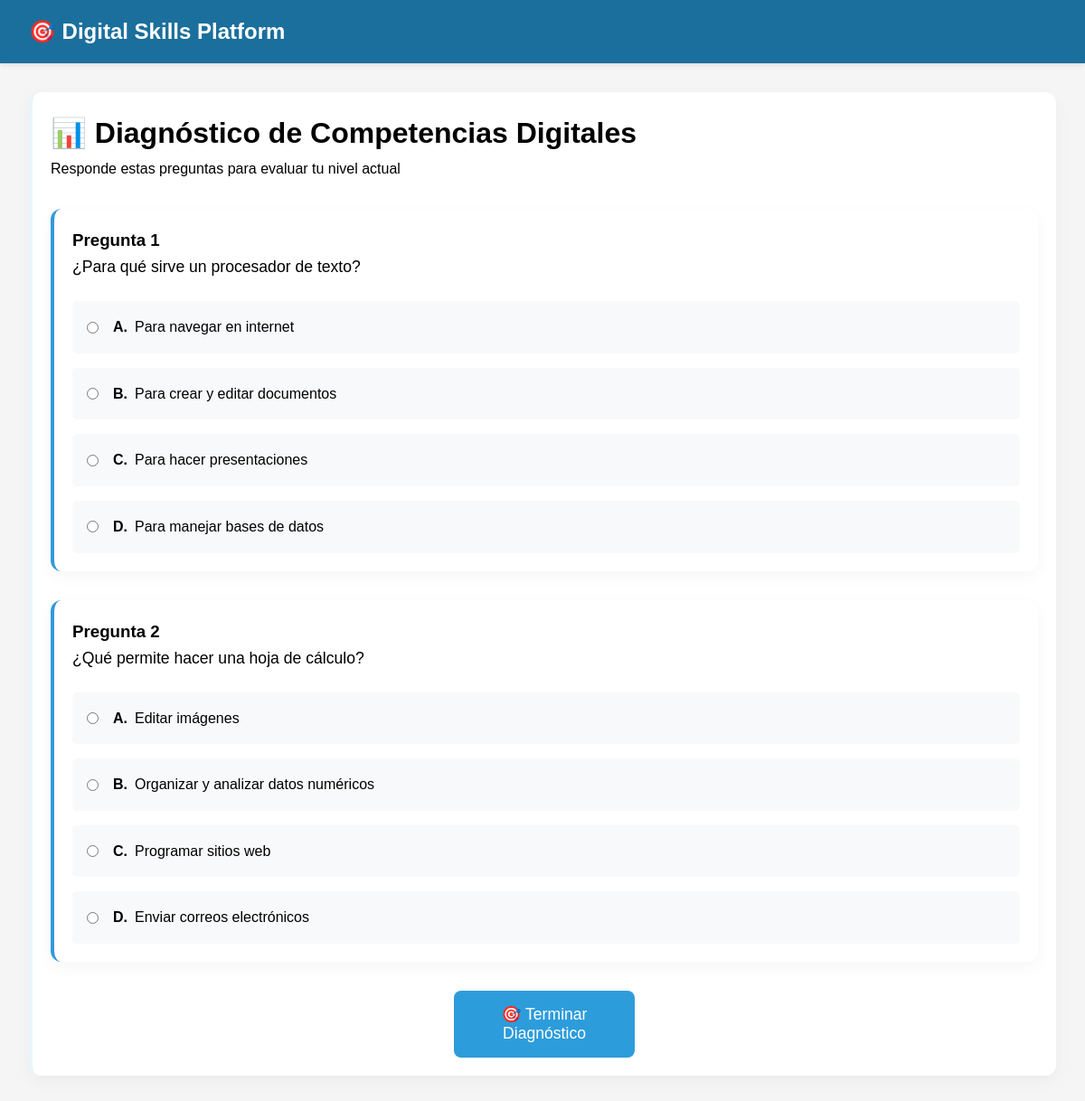
/evaluacion/?modulo=1 (signed in), run on the app's committed database.
### evaluacion_diagnostico/models.py (models this page shows, shortened)
class PreguntaDiagnostico(models.Model):
    modulo = models.ForeignKey(Modulo, on_delete=models.CASCADE)
    texto = models.TextField()
    opciones = models.JSONField()  # {"A": "Opción 1", "B": "Opción 2", ...}
    respuesta_correcta = models.CharField(max_length=1)  # A, B, C, etc.

### evaluacion_diagnostico/views.py (the view)
# urls.py: path('', views.diagnostico, name='diagnostico'),
@login_required
def diagnostico(request):
    modulo_id = request.GET.get('modulo')
    modulo = None
    if modulo_id:
        from modulos_aprendizaje.models import Modulo
        try:
            modulo = Modulo.objects.get(id=modulo_id)
        except Modulo.DoesNotExist:
            modulo = None
    if not modulo:
        messages.warning(request, 'Por favor selecciona un módulo para realizar la evaluación.')
        return redirect('lista_modulos')
    if request.method == 'POST':
        print("🔍 INICIANDO PROCESAMIENTO POST...")
        print(f"📨 Datos POST recibidos: {list(request.POST.keys())}")
        puntajes = {}
        modulo_evaluado = None
        for key, value in request.POST.items():
            if key.startswith('pregunta_'):
                pregunta_id = key.split('_')[1]
                print(f"🔍 Procesando pregunta ID: {pregunta_id}, respuesta: {value}")
                pregunta = PreguntaDiagnostico.objects.get(id=pregunta_id)
                modulo = pregunta.modulo
                modulo_evaluado = modulo
                print(f"   Módulo: {modulo.nombre} (ID: {modulo.id})")
                print(f"   Respuesta correcta: {pregunta.respuesta_correcta}")
                if modulo.id not in puntajes:
                    puntajes[modulo.id] = {'correctas': 0, 'total': 0}
                    print(f"   Nuevo módulo en puntajes: {modulo.id}")
                puntajes[modulo.id]['total'] += 1
                if value == pregunta.respuesta_correcta:
                    puntajes[modulo.id]['correctas'] += 1
                    print(f"   ✅ Respuesta CORRECTA")
                else:
                    print(f"   ❌ Respuesta INCORRECTA")
        print(f"📊 Puntajes calculados: {puntajes}")
        for modulo_id, resultado in puntajes.items():
            porcentaje = (resultado['correctas'] / resultado['total']) * 100
            print(f"🎯 Módulo {modulo_id}: {resultado['correctas']}/{resultado['total']} = {porcentaje}%")
            ResultadoDiagnostico.objects.create(
                usuario=request.user,
                modulo_id=modulo_id,
                puntaje=porcentaje,
                necesita_refuerzo=porcentaje < 70
            )
            progreso, created = ProgresoUsuario.objects.get_or_create(
                usuario=request.user,
                modulo_id=modulo_id
            )
            if porcentaje >= 70:  # Si aprueba con 70% o más
                progreso.completado = True
                progreso.porcentaje_completado = 100
                progreso.save()
                print(f"✅ Módulo {modulo_id} MARCADO COMO COMPLETADO")
            else:
                progreso.porcentaje_completado = porcentaje
                progreso.save()
                print(f"📚 Módulo {modulo_id} EN PROGRESO: {porcentaje}%")
        if modulo_evaluado and modulo_evaluado.id in puntajes:
            porcentaje_modulo = (puntajes[modulo_evaluado.id]['correctas'] / puntajes[modulo_evaluado.id]['total']) * 100
            if porcentaje_modulo >= 70:
                return redirect('detalle_modulo', modulo_id=modulo_evaluado.id)
        return redirect('panel_progreso')
    else:
        preguntas = PreguntaDiagnostico.objects.filter(modulo=modulo)
        print(f"🔍 Mostrando {preguntas.count()} preguntas del módulo: {modulo.nombre}")
        return render(request, 'evaluacion/diagnostico.html', {
            'preguntas': preguntas,
            'modulo_especifico': modulo
        })

### templates/evaluacion/diagnostico.html (shortened to what this page needs)
{% extends 'base.html' %}
{% block content %}
<div class="card">
    <h1>📊 Diagnóstico de Competencias Digitales</h1>
    <p>Responde estas preguntas para evaluar tu nivel actual</p>
    <form method="post">
        {% for pregunta in preguntas %}
        <div class="card" style="margin: 2rem 0; border-left-color: #3498db;">
            <h3>Pregunta {{ forloop.counter }}</h3>
            <p style="font-size: 1.1rem; margin-bottom: 1.5rem;">{{ pregunta.texto }}</p>
            <div style="display: flex; flex-direction: column; gap: 1rem;">
                {% for key, valor in pregunta.opciones.items %}
                <label style="display: flex; align-items: center; padding: 1rem; background: #f8f9fa; border-radius: 5px; cursor: pointer;">
                    <input type="radio" name="pregunta_{{ pregunta.id }}" value="{{ key }}" style="margin-right: 1rem;">
                    <strong style="margin-right: 0.5rem;">{{ key }}.</strong> {{ valor }}
                </label>
                {% endfor %}
            </div>
        </div>
        {% endfor %}
        <div style="text-align: center; margin-top: 2rem;">
            <button type="submit" class="btn" style="padding: 1rem 2rem; font-size: 1.1rem;">
                🎯 Terminar Diagnóstico
            </button>
        </div>
    </form>
</div>
{% endblock %}

### static/css/style.css (style rules this page uses)
* { margin: 0; padding: 0; box-sizing: border-box; }
body { font-family: 'Arial', sans-serif; background: #f5f5f5; line-height: 1.6; }
:root { --bg: #f6f8fa; --primary: #2D9CDB; --primary-dark: #1B6F9C; --secondary: #6C5CE7; --success: #27AE60; --danger: #E74C3C; --accent: #F39C12; --muted: #6b7a86; }
.btn { background: var(--primary); color: white; padding: 12px 24px; border: none; border-radius: 8px; cursor: pointer; text-decoration: none; display: inline-block; font-size: 1rem; transition: all 0.3s ease; margin-top: auto; width: 100%; max-width: 200px; }
.card { background: white; border-radius: 12px; padding: 1.25rem; box-shadow: 0 6px 18px rgba(0,0,0,0.04); border-left: 4px solid rgba(45,156,219,0.10); margin-bottom: 1rem; }

### data on the page
PreguntaDiagnostico: texto "¿Para qué sirve un procesador de texto?", opciones "A" "B" "C" "D", opciones "Para navegar en internet" "Para crear y editar documentos" "Para hacer presentaciones" "Para manejar bases de datos"
PreguntaDiagnostico: texto "¿Qué permite hacer una hoja de cálculo?", opciones "A" "B" "C" "D", opciones "Editar imágenes" "Organizar y analizar datos numéricos" "Programar sitios web" "Enviar correos electrónicos"
